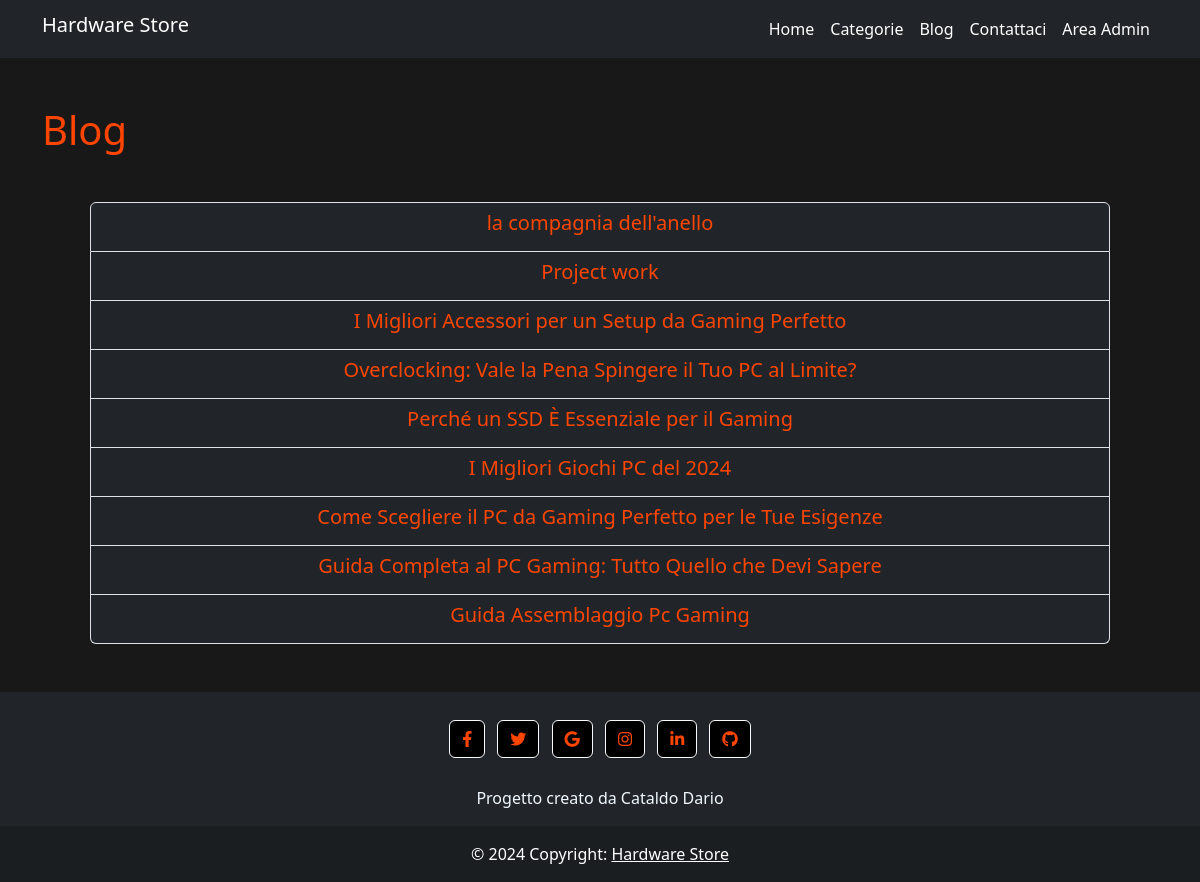
Screenshot of /blog/ with the database file from the repository.
### hardware/models.py (models this page shows, shortened)
class BlogPost(models.Model):
    titolo = models.CharField(max_length=200)
    contenuto = models.TextField()
    immagine = models.URLField(max_length=500, blank=True, null=True)
    data_pubblicazione = models.DateTimeField(auto_now_add=True)
    slug = models.SlugField(unique=True) # si leggerà nella URL
    autore = models.ForeignKey(User, on_delete=models.SET_NULL, null=True) #Solo l'admin può creare i blog
    class Meta:
        ordering = ['-data_pubblicazione']

### hardware/views.py (the view)
# urls.py: path('blog/', views.BlogListView.as_view(), name='blog-list'),
class BlogListView(ListView):
    model = BlogPost
    template_name = 'blog_list.html'
    context_object_name = 'articoli'

### hardware/templates/blog_list.html
{% extends "base.html" %}
{% block content %}
<div class="container mt-5">
    <h1>Blog</h1>
    <div class="list-group m-5 text-center">
        {% for articolo in articoli %}
            <a href="{% url 'blog-detail' articolo.slug %}" class="list-group-item list-group-item-action bg-dark articoli_blog">
                <h5>{{ articolo.titolo }}</h5>
            </a>
        {% endfor %}
    </div>
</div>
{% endblock %}

### hardware/templates/base.html (shortened to what this page needs)
{% load static %}
<!DOCTYPE html>
<html lang="it">
<head>
    <link href="https://cdn.jsdelivr.net/npm/bootstrap@5.3.0/dist/css/bootstrap.min.css" rel="stylesheet">
    <link href="https://cdnjs.cloudflare.com/ajax/libs/font-awesome/6.0.0-beta3/css/all.min.css" rel="stylesheet">
    <link href="https://cdnjs.cloudflare.com/ajax/libs/font-awesome/5.15.4/css/all.min.css" rel="stylesheet">
    <link rel="stylesheet" href="{% static 'css/style.css' %}">
</head>
<body>
    <nav class="navbar navbar-expand-lg navbar-dark bg-dark">
        <div class="container">
            <h2 class="navbar-brand">Hardware Store</h2>
            <div class="collapse navbar-collapse" id="navbarNav">
                <ul class="navbar-nav ms-auto">
                    <li class="nav-item"><a class="nav-link" href="{% url 'home' %}">Home</a></li>
                    <li class="nav-item"><a class="nav-link" href="{% url 'categoria_list' %}">Categorie</a></li>
                    <li class="nav-item"><a class="nav-link" href="{% url 'blog-list' %}">Blog</a></li>
                    <li class="nav-item"><a class="nav-link" href="{% url 'contatti' %}">Contattaci</a></li>
                    {% if request.user.is_superuser %}
                    <li class="nav-item dropdown">
                        <a class="nav-link dropdown-toggle" href="#" id="adminDropdown" role="button" data-bs-toggle="dropdown" aria-expanded="false">
                            Area Admin
                        </a>
                        <ul class="dropdown-menu bg-dark" aria-labelledby="adminDropdown">
                            <li><a class="dropdown-item bg-dark text-warning" href="{% url 'admin:index' %}">Pannello Admin</a></li>
                            <li><a class="dropdown-item bg-dark text-warning" href="{% url 'blog-create' %}">Crea Articolo</a></li>
                        </ul>
                    </li>
                    {% else %}
                    <li class="nav-item"><a class="nav-link" href="{% url 'admin:index' %}">Area Admin</a></li>
                    {% endif %}
                </ul>
            </div>
        </div>
    </nav>
    <div id="content">
    {% block content %}
    {% endblock %}
    </div>
    <footer class="bg-dark text-center text-white">
    <div class="container p-4 pb-0">
      <section class="mb-4">
        <a class="btn btn-outline-light btn-floating m-1" href="#!" role="button"
          ><i class="fab fa-facebook-f"></i
        ></a>
        <a class="btn btn-outline-light btn-floating m-1" href="#!" role="button"
          ><i class="fab fa-twitter"></i
        ></a>
        <a class="btn btn-outline-light btn-floating m-1" href="#!" role="button"
          ><i class="fab fa-google"></i
        ></a>
        <a class="btn btn-outline-light btn-floating m-1" href="#!" role="button"
          ><i class="fab fa-instagram"></i
        ></a>
        <a class="btn btn-outline-light btn-floating m-1" href="#!" role="button"
          ><i class="fab fa-linkedin-in"></i
        ></a>
        <a class="btn btn-outline-light btn-floating m-1" href="#!" role="button"
          ><i class="fab fa-github"></i
        ></a>
      </section>
      <p>Progetto creato da Cataldo Dario</p>
    </div>
    <div class="text-center p-3" style="background-color: rgba(0, 0, 0, 0.2);">
      © 2024 Copyright:
      <a class="text-white" href="#">Hardware Store</a>
    </div>
  </footer>
</body>
</html>

### hardware/static/css/style.css (style rules this page uses)
body { background-color: #181818; }
div p { color: aliceblue; }
.navbar-nav .nav-link { color: white; transition: color 0.5s ease; }
div h1 { color: orangered; }
.btn { background-color: #000000; color: orangered; }
.articoli_blog { color: orangered; font-size: 2rem; }

### rows the page displays
BlogPost: titolo "la compagnia dell'anello"
BlogPost: titolo "Project work"
BlogPost: titolo "I Migliori Accessori per un Setup da Gaming Perfetto"
BlogPost: titolo "Overclocking: Vale la Pena Spingere il Tuo PC al Limite?"
BlogPost: titolo "Perché un SSD È Essenziale per il Gaming"
BlogPost: titolo "I Migliori Giochi PC del 2024"
BlogPost: titolo "Come Scegliere il PC da Gaming Perfetto per le Tue Esigenze"
BlogPost: titolo "Guida Completa al PC Gaming: Tutto Quello che Devi Sapere"
BlogPost: titolo "Guida Assemblaggio Pc Gaming"
